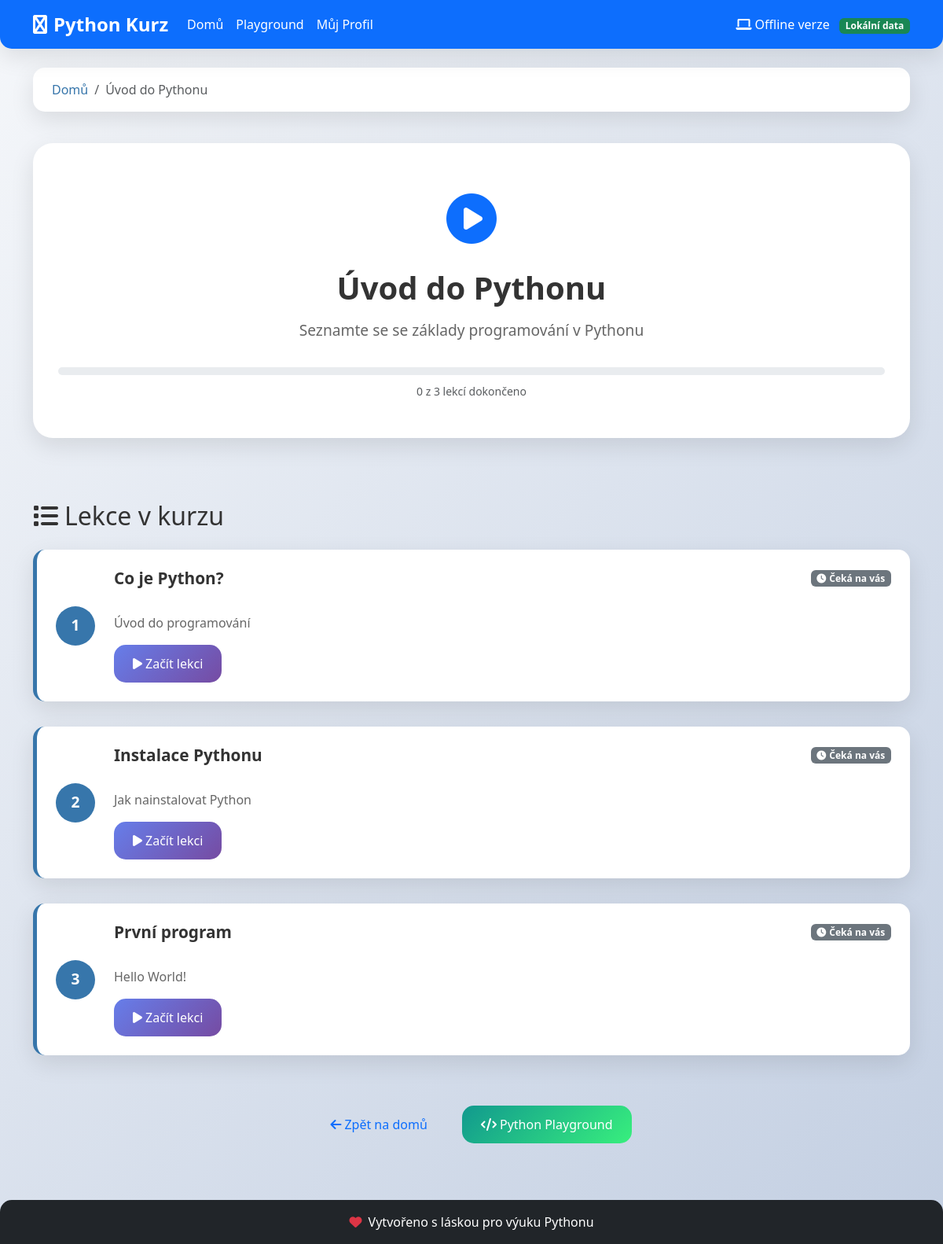
The page /kurz/uvod on the database its author committed.
### database.py (models this page shows)
class Course(Base):
    __tablename__ = "courses"
    id = Column(Integer, primary_key=True, index=True)
    course_id = Column(String(50), unique=True, index=True, nullable=False)
    title = Column(String(200), nullable=False)
    description = Column(Text)
    level = Column(String(50))  # "uvod", "zaklady", "pokrocile"
    order_index = Column(Integer, default=0)
    is_active = Column(Boolean, default=True)
    created_at = Column(DateTime, default=datetime.utcnow)
    lessons = relationship("Lesson", back_populates="course", cascade="all, delete-orphan")

class Lesson(Base):
    __tablename__ = "lessons"
    id = Column(Integer, primary_key=True, index=True)
    course_id = Column(Integer, ForeignKey("courses.id"), nullable=False)
    lesson_number = Column(Integer, nullable=False)
    title = Column(String(200), nullable=False)
    description = Column(Text)
    content = Column(Text)  # HTML obsah lekce
    code_example = Column(Text)  # Příklad kódu
    order_index = Column(Integer, default=0)
    is_active = Column(Boolean, default=True)
    created_at = Column(DateTime, default=datetime.utcnow)
    course = relationship("Course", back_populates="lessons")
    progress_records = relationship("UserProgress", back_populates="lesson")

### offline_main.py (the view)
@app.get("/kurz/{course_id}", response_class=HTMLResponse)
async def course_page(request: Request, course_id: str, db: Session = Depends(get_db)):
    courses = get_courses_data(db)
    student = get_offline_progress()
    if course_id not in courses:
        return templates.TemplateResponse("index.html", {
            "request": request,
            "courses": courses,
            "student": student,
            "user": None,
            "is_offline": True,
            "error": "Kurz nenalezen"
        })
    return templates.TemplateResponse("kurz.html", {
        "request": request,
        "course": courses[course_id],
        "course_id": course_id,
        "student": student,
        "user": None,
        "is_offline": True
    })

### templates/kurz.html (shortened to what this page needs)
{% extends "base.html" %}
{% block content %}
<div class="container">
    <div class="row mb-4">
        <div class="col-12">
            <nav aria-label="breadcrumb">
                <ol class="breadcrumb">
                    <li class="breadcrumb-item"><a href="/">Domů</a></li>
                    <li class="breadcrumb-item active">{{ course.title }}</li>
                </ol>
            </nav>
        </div>
    </div>
    <div class="row mb-5">
        <div class="col-12">
            <div class="course-header-section">
                <div class="course-icon-large">
                    {% if course_id == "uvod" %}
                        <i class="fas fa-play-circle text-primary"></i>
                    {% elif course_id == "zaklady" %}
                        <i class="fas fa-code text-success"></i>
                    {% else %}
                        <i class="fas fa-rocket text-warning"></i>
                    {% endif %}
                </div>
                <h1 class="course-title-large">{{ course.title }}</h1>
                <p class="course-description-large">{{ course.description }}</p>
                <div class="course-progress">
                    <div class="progress mb-2">
                    </div>
                    <small class="text-muted">
                        {{ student.completed_lessons|length }} z {{ course.lessons|length }} lekcí dokončeno
                    </small>
                </div>
            </div>
        </div>
    </div>
    <div class="row">
        <div class="col-12">
            <h2 class="mb-4">
                <i class="fas fa-list me-2"></i>Lekce v kurzu
            </h2>
        </div>
    </div>
    <div class="row g-3">
        {% for lesson in course.lessons %}
        <div class="col-12">
            <div class="lesson-card {% if lesson.id in student.completed_lessons %}completed{% endif %}">
                <div class="lesson-number">
                    {{ loop.index }}
                </div>
                <div class="lesson-content">
                    <div class="lesson-header">
                        <h4 class="lesson-title">{{ lesson.title }}</h4>
                        {% if lesson.id in student.completed_lessons %}
                            <span class="badge bg-success">
                                <i class="fas fa-check me-1"></i>Dokončeno
                            </span>
                        {% else %}
                            <span class="badge bg-secondary">
                                <i class="fas fa-clock me-1"></i>Čeká na vás
                            </span>
                        {% endif %}
                    </div>
                    <p class="lesson-description">{{ lesson.description }}</p>
                    <div class="lesson-actions">
                        <a href="/lekce/{{ course_id }}/{{ lesson.id }}"
                           class="btn {% if lesson.id in student.completed_lessons %}btn-outline-success{% else %}btn-primary{% endif %}">
                            {% if lesson.id in student.completed_lessons %}
                                <i class="fas fa-redo me-1"></i>Zopakovat
                            {% else %}
                                <i class="fas fa-play me-1"></i>Začít lekci
                            {% endif %}
                        </a>
                    </div>
                </div>
            </div>
        </div>
        {% endfor %}
    </div>
    <div class="row mt-5">
        <div class="col-12 text-center">
            <div class="course-actions">
                <a href="/" class="btn btn-outline-primary me-3">
                    <i class="fas fa-arrow-left me-1"></i>Zpět na domů
                </a>
                <a href="/playground" class="btn btn-success">
                    <i class="fas fa-code me-1"></i>Python Playground
                </a>
            </div>
        </div>
    </div>
</div>
{% endblock %}

### static/css/style.css (style rules this page uses)
:root { --primary-color: #3776ab; --secondary-color: #ffd43b; --success-color: #28a745; --warning-color: #ffc107; --danger-color: #dc3545; --info-color: #17a2b8; --light-color: #f8f9fa; --dark-color: #343a40; --gradient-primary: linear-gradient(135deg, #667eea 0%, #764ba2 100%); --gradient-success: linear-gradient(135deg, #11998e 0%, #38ef7d 100%); --gradient-warning: linear-gradient(135deg, #f093fb 0%, #f5576c 100%); --shadow-soft: 0 10px 30px rgba(0, 0, 0, 0.1); --shadow-hover: 0 15px 40px rgba(0, 0, 0, 0.15); --border-radius: 15px; --border-radius-large: 25px; }
body { font-family: 'Segoe UI', Tahoma, Geneva, Verdana, sans-serif; background: linear-gradient(135deg, #f5f7fa 0%, #c3cfe2 100%); min-height: 100vh; color: #333; }
.course-header-section { background: white; padding: 3rem 2rem; border-radius: var(--border-radius-large); box-shadow: var(--shadow-soft); text-align: center; margin-bottom: 2rem; }
.course-icon-large { font-size: 4rem; margin-bottom: 1rem; }
.course-title-large { font-size: 2.5rem; font-weight: bold; margin-bottom: 1rem; }
.course-description-large { font-size: 1.2rem; color: #666; margin-bottom: 2rem; }
.course-progress .progress { height: 10px; border-radius: 5px; }
.lesson-card { background: white; border-radius: var(--border-radius); box-shadow: var(--shadow-soft); padding: 1.5rem; margin-bottom: 1rem; display: flex; align-items: center; transition: all 0.3s ease; border-left: 5px solid var(--primary-color); }
.lesson-number { background: var(--primary-color); color: white; width: 50px; height: 50px; border-radius: 50%; display: flex; align-items: center; justify-content: center; font-weight: bold; font-size: 1.2rem; margin-right: 1.5rem; flex-shrink: 0; }
.lesson-content { flex: 1; }
.lesson-header { display: flex; justify-content: space-between; align-items: center; margin-bottom: 0.5rem; }
.lesson-title { margin: 0; font-size: 1.3rem; font-weight: bold; }
.lesson-description { color: #666; margin-bottom: 1rem; }
.lesson-header { text-align: center; margin-bottom: 2rem; }
.btn { border-radius: var(--border-radius); font-weight: 500; transition: all 0.3s ease; border: none; padding: 0.75rem 1.5rem; }
.btn-primary { background: var(--gradient-primary); color: white; }
.btn-success { background: var(--gradient-success); color: white; }
.progress { border-radius: 10px; overflow: hidden; }
.breadcrumb { background: white; border-radius: var(--border-radius); box-shadow: var(--shadow-soft); padding: 1rem 1.5rem; }
.breadcrumb-item a { color: var(--primary-color); text-decoration: none; }

### rows shown on the page
Course: title "Úvod do Pythonu", description "Seznamte se se základy programování v Pythonu"
Lesson: title "Co je Python?", description "Úvod do programování"
Lesson: title "Instalace Pythonu", description "Jak nainstalovat Python"
Lesson: title "První program", description "Hello World!"

### other values the page prints
{{ student.completed_lessons|length }} "0"
{{ course.lessons|length }} "3"
